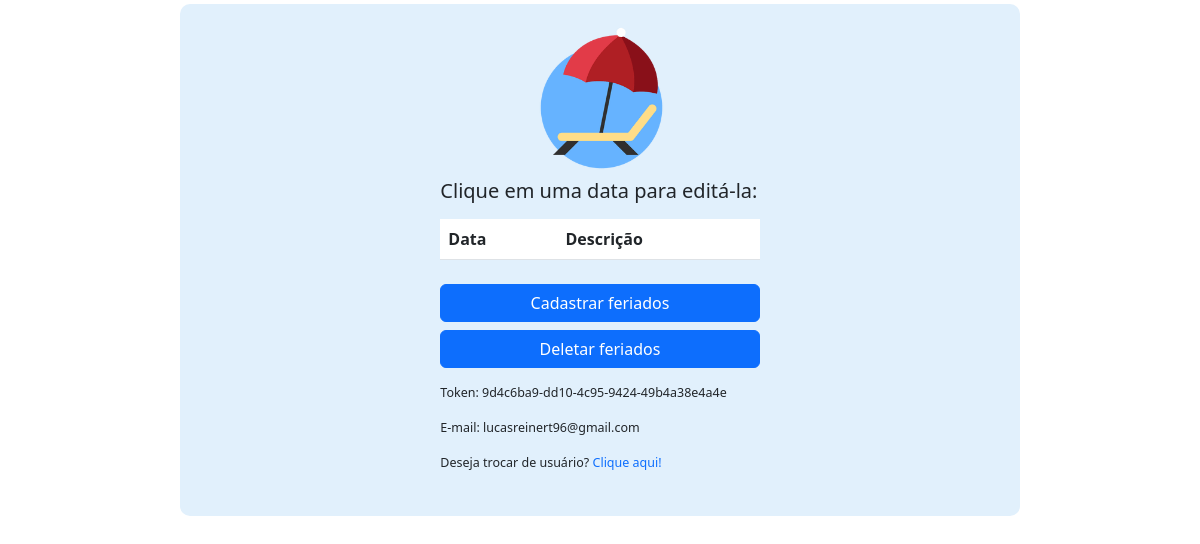
The app's page /users/ (signed in), older data.
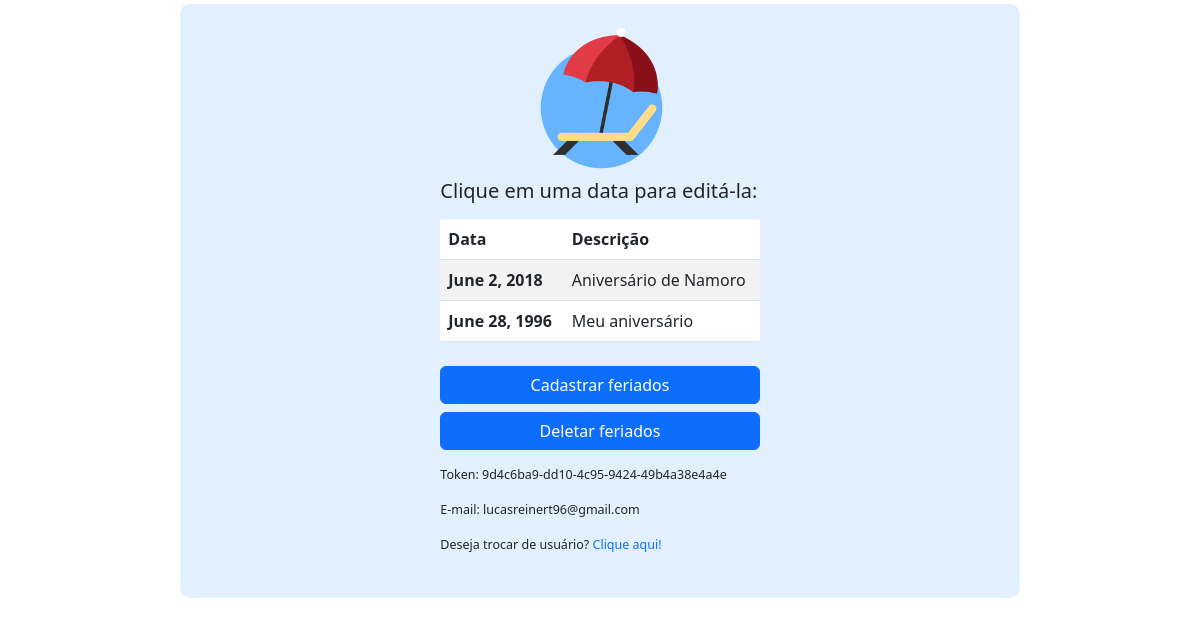
The same page, newer data.
### users/models.py (models this page shows, shortened)
class CustomUser(AbstractUser):
    token = models.UUIDField(primary_key=True, default=uuid.uuid4, editable=False)
    username = None
    email = models.EmailField(_("email address"), unique=True, null=False)
    USERNAME_FIELD = "email"
    REQUIRED_FIELDS = []
    objects = CustomUserManager()

### datas/models.py (models this page shows, shortened)
class Feriados(models.Model):
    usuario = models.ForeignKey(CustomUser, on_delete=models.CASCADE)
    data = models.DateField()
    description = models.CharField(max_length=200, default='Não especificado')
    class Meta:
        db_table = 'tb_feriados'

### users/views.py (the view)
# urls.py: path('', views.index, name='index'),
def index(request):
    if request.user.is_authenticated:
        listar_datas = request.user.feriados_set.all()
        context = {
            'listar_datas': listar_datas
        }
        return render(request, 'inicio/index.html', context=context)
    else:
        return render(request, 'inicio/index.html')

### users/templates/inicio/index.html
{% extends 'base.html' %}
{% block content %}
{% load static %}
<div class="container mt-1 mb-2" style="width: 70%; background-color: #e1f0fc; padding: 20px; border-radius: 10px">
    <div class="row mb-1">
        <div class="logo-container">
            <img
                    src="{% static 'logo.png' %}"
                    alt="Hi Platform"
                    width="150"
            >
        </div>
    </div>
    {% if not user.is_authenticated %}
        <div class="row justify-content-center">
            <div class="col-md-5 mb-1">
                <h4>Atenção!</h4>
            </div>
        </div>
        <div class="row justify-content-center">
            <div class="col-md-5 mb-2">
                <h4>Você não está <strong>logado!</strong></h4>
            </div>
        </div>
        <div class="row justify-content-center">
            <div class="col-md-5 mb-2">
                <p>Para realizar o login: <a href="{% url 'login' %}">Clique aqui!</a></p>
            </div>
        </div>
    {% else %}
        <div class="row justify-content-center">
            <div class="col-md-5 mb-2">
                <h5>Clique em uma data para editá-la:</h5>
            </div>
        </div>
        <div class="row justify-content-center">
            <div class="col-md-5 mb-2 overflow-scroll rounded" style="max-height: 210px">
                <table class="table table-striped table-hover">
                    <thead>
                        <tr>
                            <th scope="col">Data</th>
                            <th scope="col">Descrição</th>
                        </tr>
                    </thead>
                    <tbody>
                    {% for data in listar_datas %}
                        <tr>
                            <th scope="row">{{ data.data }}</th>
                            <td>{{ data.description }}</td>
                        </tr>
                    {% endfor %}
                    </tbody>
                </table>
            </div>
        </div>
        <div class="row justify-content-center">
            <div class="col-md-5 mb-2">
                <div class="row justify-content-center">
                    <div class="row md-6 mb-2 justify-content-center">
                        <a href="{% url 'datas:cadastrar_feriados' %}" class="btn btn-primary" style="width: 350px">Cadastrar feriados</a>
                    </div>
                </div>
                <div class="row justify-content-center">
                    <div class="row md-6 mb-2 justify-content-center">
                        <a href="{% url 'datas:deletar_feriados' %}" class="btn btn-primary" style="width: 350px">Deletar feriados</a>
                    </div>
                </div>
            </div>
        </div>
        <div class="row justify-content-center">
            <div class="col-md-5 mb-0">
                <p class="fw-medium" style="font-size: 12.5px">Token: {{ user.token }}</p>
            </div>
        </div>
        <div class="row justify-content-center align-items-start">
            <div class="col-md-5 mb-0">
                <p class="fw-medium" style="font-size: 12.5px">E-mail: {{ user.email }}</p>
            </div>
        </div>
        <div class="row justify-content-center">
            <div class="col-md-5 mb-2" style="font-size: 12.5px">
                <p class="fw-medium">Deseja trocar de usuário? <a href="{% url 'logout' %}">Clique aqui!</a></p>
            </div>
        </div>
    {% endif %}
</div>
{% endblock %}

### frontend/base.html (shortened to what this page needs)
<!doctype html>
<html lang="en">
  <head>
    {% load static %}
    <link
            href="https://cdn.jsdelivr.net/npm/bootstrap@5.3.0-alpha3/dist/css/bootstrap.min.css"
            rel="stylesheet"
>
  </head>
  <body>
    {% block content %}
    {% endblock %}
  </body>
</html>

### frontend/base.html (style rules this page uses)
.logo-container { display: flex; justify-content: center; margin-bottom: 1px; }
.container { width: 55% }
a { text-decoration: none }

Row changes from the older to the newer data that the page shows:
added Feriados: data "June 2, 2018", description "Aniversário de Namoro"
added Feriados: data "June 28, 1996", description "Meu aniversário"
